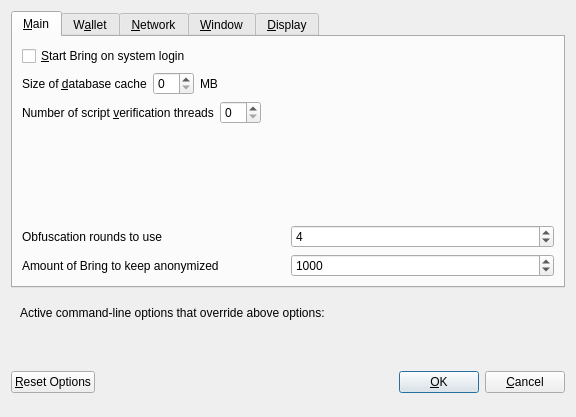
<?xml version="1.0" encoding="UTF-8"?>
<ui version="4.0">
 <class>OptionsDialog</class>
 <widget class="QDialog" name="OptionsDialog">
  <property name="geometry">
   <rect>
    <x>0</x>
    <y>0</y>
    <width>576</width>
    <height>417</height>
   </rect>
  </property>
  <property name="windowTitle">
   <string>Options</string>
  </property>
  <property name="modal">
   <bool>true</bool>
  </property>
  <layout class="QVBoxLayout" name="verticalLayout">
   <item>
    <widget class="QTabWidget" name="tabWidget">
     <property name="currentIndex">
      <number>0</number>
     </property>
     <widget class="QWidget" name="tabMain">
      <attribute name="title">
       <string>&amp;Main</string>
      </attribute>
      <layout class="QVBoxLayout" name="verticalLayout_Main">
       <item>
        <widget class="QCheckBox" name="bitcoinAtStartup">
         <property name="toolTip">
          <string>Automatically start Bring after logging in to the system.</string>
         </property>
         <property name="text">
          <string>&amp;Start Bring on system login</string>
         </property>
        </widget>
       </item>
       <item>
        <layout class="QHBoxLayout" name="horizontalLayout_2_Main">
         <item>
          <widget class="QLabel" name="databaseCacheLabel">
           <property name="text">
            <string>Size of &amp;database cache</string>
           </property>
           <property name="textFormat">
            <enum>Qt::PlainText</enum>
           </property>
           <property name="buddy">
            <cstring>databaseCache</cstring>
           </property>
          </widget>
         </item>
         <item>
          <widget class="QSpinBox" name="databaseCache"/>
         </item>
         <item>
          <widget class="QLabel" name="databaseCacheUnitLabel">
           <property name="text">
            <string>MB</string>
           </property>
           <property name="textFormat">
            <enum>Qt::PlainText</enum>
           </property>
          </widget>
         </item>
         <item>
          <spacer name="horizontalSpacer_2_Main">
           <property name="orientation">
            <enum>Qt::Horizontal</enum>
           </property>
           <property name="sizeHint" stdset="0">
            <size>
             <width>40</width>
             <height>20</height>
            </size>
           </property>
          </spacer>
         </item>
        </layout>
       </item>
       <item>
        <layout class="QHBoxLayout" name="horizontalLayout_3_Main">
         <item>
          <widget class="QLabel" name="threadsScriptVerifLabel">
           <property name="text">
            <string>Number of script &amp;verification threads</string>
           </property>
           <property name="textFormat">
            <enum>Qt::PlainText</enum>
           </property>
           <property name="buddy">
            <cstring>threadsScriptVerif</cstring>
           </property>
          </widget>
         </item>
         <item>
          <widget class="QSpinBox" name="threadsScriptVerif">
           <property name="toolTip">
            <string>(0 = auto, &lt;0 = leave that many cores free)</string>
           </property>
          </widget>
         </item>
         <item>
          <spacer name="horizontalSpacer_3_Main">
           <property name="orientation">
            <enum>Qt::Horizontal</enum>
           </property>
           <property name="sizeHint" stdset="0">
            <size>
             <width>40</width>
             <height>20</height>
            </size>
           </property>
          </spacer>
         </item>
        </layout>
       </item>
       <item>
        <spacer name="verticalSpacer_Main">
         <property name="orientation">
          <enum>Qt::Vertical</enum>
         </property>
         <property name="sizeHint" stdset="0">
          <size>
           <width>20</width>
           <height>40</height>
          </size>
         </property>
        </spacer>
       </item>
       <item>
        <layout class="QHBoxLayout" name="horizontalLayout_4_Main">
         <item>
          <widget class="QLabel" name="label">
           <property name="toolTip">
            <string>This setting determines the amount of individual masternodes that an input will be anonymized through.&lt;br/&gt;More rounds of anonymization gives a higher degree of privacy, but also costs more in fees.</string>
           </property>
           <property name="text">
            <string>Obfuscation rounds to use</string>
           </property>
          </widget>
         </item>
         <item>
          <widget class="QSpinBox" name="obfuscationRounds">
           <property name="minimum">
            <number>2</number>
           </property>
           <property name="maximum">
            <number>8</number>
           </property>
           <property name="value">
            <number>4</number>
           </property>
          </widget>
         </item>
        </layout>
       </item>
       <item>
        <layout class="QHBoxLayout" name="horizontalLayout">
         <item>
          <widget class="QLabel" name="label_2">
           <property name="toolTip">
            <string>This amount acts as a threshold to turn off Obfuscation once it's reached.</string>
           </property>
           <property name="statusTip">
            <string notr="true"/>
           </property>
           <property name="whatsThis">
            <string notr="true"/>
           </property>
           <property name="accessibleName">
            <string notr="true"/>
           </property>
           <property name="accessibleDescription">
            <string notr="true"/>
           </property>
           <property name="text">
            <string>Amount of Bring to keep anonymized</string>
           </property>
          </widget>
         </item>
         <item>
          <widget class="QSpinBox" name="anonymizeBring">
           <property name="minimum">
            <number>100</number>
           </property>
           <property name="maximum">
            <number>100000</number>
           </property>
           <property name="singleStep">
            <number>100</number>
           </property>
           <property name="value">
            <number>1000</number>
           </property>
          </widget>
         </item>
        </layout>
       </item>
      </layout>
     </widget>
     <widget class="QWidget" name="tabWallet">
      <attribute name="title">
       <string>W&amp;allet</string>
      </attribute>
      <layout class="QVBoxLayout" name="verticalLayout_Wallet">
       <item>
        <widget class="QGroupBox" name="groupBox">
         <property name="title">
          <string>Expert</string>
         </property>
         <layout class="QVBoxLayout" name="verticalLayout_2">
          <item>
           <widget class="QCheckBox" name="coinControlFeatures">
            <property name="toolTip">
             <string>Whether to show coin control features or not.</string>
            </property>
            <property name="text">
             <string>Enable coin &amp;control features</string>
            </property>
           </widget>
          </item>
          <item>
           <widget class="QCheckBox" name="showMasternodesTab">
            <property name="toolTip">
             <string>Show additional tab listing all your masternodes in first sub-tab&lt;br/&gt;and all masternodes on the network in second sub-tab.</string>
            </property>
            <property name="text">
             <string>Show Masternodes Tab</string>
            </property>
           </widget>
          </item>
          <item>
           <widget class="QCheckBox" name="spendZeroConfChange">
            <property name="toolTip">
             <string>If you disable the spending of unconfirmed change, the change from a transaction&lt;br/&gt;cannot be used until that transaction has at least one confirmation.&lt;br/&gt;This also affects how your balance is computed.</string>
            </property>
            <property name="text">
             <string>&amp;Spend unconfirmed change</string>
            </property>
           </widget>
          </item>
         </layout>
        </widget>
       </item>
       <item>
        <spacer name="verticalSpacer_Wallet">
         <property name="orientation">
          <enum>Qt::Vertical</enum>
         </property>
         <property name="sizeHint" stdset="0">
          <size>
           <width>20</width>
           <height>40</height>
          </size>
         </property>
        </spacer>
       </item>
      </layout>
     </widget>
     <widget class="QWidget" name="tabNetwork">
      <attribute name="title">
       <string>&amp;Network</string>
      </attribute>
      <layout class="QVBoxLayout" name="verticalLayout_Network">
       <item>
        <widget class="QCheckBox" name="mapPortUpnp">
         <property name="toolTip">
          <string>Automatically open the Bring client port on the router. This only works when your router supports UPnP and it is enabled.</string>
         </property>
         <property name="text">
          <string>Map port using &amp;UPnP</string>
         </property>
        </widget>
       </item>
       <item>
        <widget class="QCheckBox" name="allowIncoming">
         <property name="toolTip">
          <string>Accept connections from outside</string>
         </property>
         <property name="text">
          <string>Allow incoming connections</string>
         </property>
        </widget>
       </item>
       <item>
        <widget class="QCheckBox" name="connectSocks">
         <property name="toolTip">
          <string>Connect to the Bring network through a SOCKS5 proxy.</string>
         </property>
         <property name="text">
          <string>&amp;Connect through SOCKS5 proxy (default proxy):</string>
         </property>
        </widget>
       </item>
       <item>
        <layout class="QHBoxLayout" name="horizontalLayout_1_Network">
         <item>
          <widget class="QLabel" name="proxyIpLabel">
           <property name="text">
            <string>Proxy &amp;IP:</string>
           </property>
           <property name="textFormat">
            <enum>Qt::PlainText</enum>
           </property>
           <property name="buddy">
            <cstring>proxyIp</cstring>
           </property>
          </widget>
         </item>
         <item>
          <widget class="QValidatedLineEdit" name="proxyIp">
           <property name="minimumSize">
            <size>
             <width>140</width>
             <height>0</height>
            </size>
           </property>
           <property name="maximumSize">
            <size>
             <width>140</width>
             <height>16777215</height>
            </size>
           </property>
           <property name="toolTip">
            <string>IP address of the proxy (e.g. IPv4: 127.0.0.1 / IPv6: ::1)</string>
           </property>
          </widget>
         </item>
         <item>
          <widget class="QLabel" name="proxyPortLabel">
           <property name="text">
            <string>&amp;Port:</string>
           </property>
           <property name="textFormat">
            <enum>Qt::PlainText</enum>
           </property>
           <property name="buddy">
            <cstring>proxyPort</cstring>
           </property>
          </widget>
         </item>
         <item>
          <widget class="QLineEdit" name="proxyPort">
           <property name="minimumSize">
            <size>
             <width>55</width>
             <height>0</height>
            </size>
           </property>
           <property name="maximumSize">
            <size>
             <width>55</width>
             <height>16777215</height>
            </size>
           </property>
           <property name="toolTip">
            <string>Port of the proxy (e.g. 9050)</string>
           </property>
          </widget>
         </item>
         <item>
          <spacer name="horizontalSpacer_1_Network">
           <property name="orientation">
            <enum>Qt::Horizontal</enum>
           </property>
           <property name="sizeHint" stdset="0">
            <size>
             <width>40</width>
             <height>20</height>
            </size>
           </property>
          </spacer>
         </item>
        </layout>
       </item>
       <item>
        <spacer name="verticalSpacer_Network">
         <property name="orientation">
          <enum>Qt::Vertical</enum>
         </property>
         <property name="sizeHint" stdset="0">
          <size>
           <width>20</width>
           <height>40</height>
          </size>
         </property>
        </spacer>
       </item>
      </layout>
     </widget>
     <widget class="QWidget" name="tabWindow">
      <attribute name="title">
       <string>&amp;Window</string>
      </attribute>
      <layout class="QVBoxLayout" name="verticalLayout_Window">
       <item>
        <widget class="QCheckBox" name="minimizeToTray">
         <property name="toolTip">
          <string>Show only a tray icon after minimizing the window.</string>
         </property>
         <property name="text">
          <string>&amp;Minimize to the tray instead of the taskbar</string>
         </property>
        </widget>
       </item>
       <item>
        <widget class="QCheckBox" name="minimizeOnClose">
         <property name="toolTip">
          <string>Minimize instead of exit the application when the window is closed. When this option is enabled, the application will be closed only after selecting Quit in the menu.</string>
         </property>
         <property name="text">
          <string>M&amp;inimize on close</string>
         </property>
        </widget>
       </item>
       <item>
        <spacer name="verticalSpacer_Window">
         <property name="orientation">
          <enum>Qt::Vertical</enum>
         </property>
         <property name="sizeHint" stdset="0">
          <size>
           <width>20</width>
           <height>40</height>
          </size>
         </property>
        </spacer>
       </item>
      </layout>
     </widget>
     <widget class="QWidget" name="tabDisplay">
      <attribute name="title">
       <string>&amp;Display</string>
      </attribute>
      <layout class="QVBoxLayout" name="verticalLayout_Display">
       <item>
        <layout class="QHBoxLayout" name="horizontalLayout_1_Display">
         <item>
          <widget class="QLabel" name="langLabel">
           <property name="text">
            <string>User Interface &amp;language:</string>
           </property>
           <property name="textFormat">
            <enum>Qt::PlainText</enum>
           </property>
           <property name="buddy">
            <cstring>lang</cstring>
           </property>
          </widget>
         </item>
         <item>
          <widget class="QValueComboBox" name="lang">
           <property name="toolTip">
            <string>The user interface language can be set here. This setting will take effect after restarting Bring.</string>
           </property>
          </widget>
         </item>
        </layout>
       </item>
       <item>
        <widget class="QLabel" name="label_3">
         <property name="toolTip">
          <string notr="true"/>
         </property>
         <property name="statusTip">
          <string notr="true"/>
         </property>
         <property name="whatsThis">
          <string notr="true"/>
         </property>
         <property name="accessibleName">
          <string notr="true"/>
         </property>
         <property name="text">
          <string>Language missing or translation incomplete? Help contributing translations here:
https://www.transifex.com/bring-project/bring-project-translations</string>
         </property>
         <property name="wordWrap">
          <bool>true</bool>
         </property>
         <property name="openExternalLinks">
          <bool>true</bool>
         </property>
         <property name="textInteractionFlags">
          <set>Qt::TextBrowserInteraction</set>
         </property>
        </widget>
       </item>
       <item>
        <layout class="QHBoxLayout" name="horizontalLayout_4_Display" stretch="0,0">
         <item>
          <widget class="QLabel" name="themeLabel">
           <property name="text">
            <string>User Interface Theme:</string>
           </property>
          </widget>
         </item>
         <item>
          <widget class="QValueComboBox" name="theme"/>
         </item>
        </layout>
       </item>
       <item>
        <widget class="Line" name="line">
         <property name="orientation">
          <enum>Qt::Horizontal</enum>
         </property>
        </widget>
       </item>
       <item>
        <layout class="QHBoxLayout" name="horizontalLayout_2_Display">
         <item>
          <widget class="QLabel" name="unitLabel">
           <property name="text">
            <string>&amp;Unit to show amounts in:</string>
           </property>
           <property name="textFormat">
            <enum>Qt::PlainText</enum>
           </property>
           <property name="buddy">
            <cstring>unit</cstring>
           </property>
          </widget>
         </item>
         <item>
          <widget class="QValueComboBox" name="unit">
           <property name="toolTip">
            <string>Choose the default subdivision unit to show in the interface and when sending coins.</string>
           </property>
          </widget>
         </item>
        </layout>
       </item>
       <item>
        <layout class="QHBoxLayout" name="horizontalLayout_5_Display">
         <item>
          <widget class="QLabel" name="digitsLabel">
           <property name="text">
            <string>Decimal digits</string>
           </property>
          </widget>
         </item>
         <item>
          <widget class="QValueComboBox" name="digits"/>
         </item>
        </layout>
       </item>
       <item>
        <layout class="QHBoxLayout" name="horizontalLayout_3_Display">
         <item>
          <widget class="QLabel" name="thirdPartyTxUrlsLabel">
           <property name="toolTip">
            <string>Third party URLs (e.g. a block explorer) that appear in the transactions tab as context menu items. %s in the URL is replaced by transaction hash. Multiple URLs are separated by vertical bar |.</string>
           </property>
           <property name="text">
            <string>Third party transaction URLs</string>
           </property>
           <property name="buddy">
            <cstring>thirdPartyTxUrls</cstring>
           </property>
          </widget>
         </item>
         <item>
          <widget class="QLineEdit" name="thirdPartyTxUrls">
           <property name="toolTip">
            <string>Third party URLs (e.g. a block explorer) that appear in the transactions tab as context menu items. %s in the URL is replaced by transaction hash. Multiple URLs are separated by vertical bar |.</string>
           </property>
          </widget>
         </item>
        </layout>
       </item>
       <item>
        <spacer name="verticalSpacer">
         <property name="orientation">
          <enum>Qt::Vertical</enum>
         </property>
         <property name="sizeHint" stdset="0">
          <size>
           <width>20</width>
           <height>40</height>
          </size>
         </property>
        </spacer>
       </item>
      </layout>
     </widget>
    </widget>
   </item>
   <item>
    <widget class="QFrame" name="frame">
     <layout class="QVBoxLayout" name="verticalLayout_Bottom">
      <item>
       <layout class="QHBoxLayout" name="horizontalLayout_Bottom">
        <item>
         <widget class="QLabel" name="overriddenByCommandLineInfoLabel">
          <property name="text">
           <string>Active command-line options that override above options:</string>
          </property>
          <property name="textFormat">
           <enum>Qt::PlainText</enum>
          </property>
         </widget>
        </item>
        <item>
         <spacer name="horizontalSpacer_Bottom">
          <property name="orientation">
           <enum>Qt::Horizontal</enum>
          </property>
          <property name="sizeHint" stdset="0">
           <size>
            <width>40</width>
            <height>20</height>
           </size>
          </property>
         </spacer>
        </item>
       </layout>
      </item>
      <item>
       <widget class="QLabel" name="overriddenByCommandLineLabel">
        <property name="text">
         <string/>
        </property>
        <property name="textFormat">
         <enum>Qt::PlainText</enum>
        </property>
        <property name="wordWrap">
         <bool>true</bool>
        </property>
       </widget>
      </item>
     </layout>
    </widget>
   </item>
   <item>
    <layout class="QHBoxLayout" name="horizontalLayout_Buttons">
     <item>
      <widget class="QPushButton" name="resetButton">
       <property name="toolTip">
        <string>Reset all client options to default.</string>
       </property>
       <property name="text">
        <string>&amp;Reset Options</string>
       </property>
       <property name="autoDefault">
        <bool>false</bool>
       </property>
      </widget>
     </item>
     <item>
      <spacer name="horizontalSpacer_1">
       <property name="orientation">
        <enum>Qt::Horizontal</enum>
       </property>
       <property name="sizeHint" stdset="0">
        <size>
         <width>40</width>
         <height>48</height>
        </size>
       </property>
      </spacer>
     </item>
     <item>
      <widget class="QLabel" name="statusLabel">
       <property name="minimumSize">
        <size>
         <width>200</width>
         <height>0</height>
        </size>
       </property>
       <property name="font">
        <font>
         <weight>75</weight>
         <bold>true</bold>
        </font>
       </property>
       <property name="text">
        <string/>
       </property>
       <property name="textFormat">
        <enum>Qt::PlainText</enum>
       </property>
       <property name="wordWrap">
        <bool>true</bool>
       </property>
      </widget>
     </item>
     <item>
      <spacer name="horizontalSpacer_2">
       <property name="orientation">
        <enum>Qt::Horizontal</enum>
       </property>
       <property name="sizeHint" stdset="0">
        <size>
         <width>40</width>
         <height>48</height>
        </size>
       </property>
      </spacer>
     </item>
     <item>
      <widget class="QPushButton" name="okButton">
       <property name="text">
        <string>&amp;OK</string>
       </property>
       <property name="autoDefault">
        <bool>false</bool>
       </property>
       <property name="default">
        <bool>true</bool>
       </property>
      </widget>
     </item>
     <item>
      <widget class="QPushButton" name="cancelButton">
       <property name="text">
        <string>&amp;Cancel</string>
       </property>
       <property name="autoDefault">
        <bool>false</bool>
       </property>
      </widget>
     </item>
    </layout>
   </item>
  </layout>
 </widget>
 <customwidgets>
  <customwidget>
   <class>QValidatedLineEdit</class>
   <extends>QLineEdit</extends>
   <header>qvalidatedlineedit.h</header>
  </customwidget>
  <customwidget>
   <class>QValueComboBox</class>
   <extends>QComboBox</extends>
   <header>qvaluecombobox.h</header>
  </customwidget>
 </customwidgets>
 <resources/>
 <connections/>
</ui>
